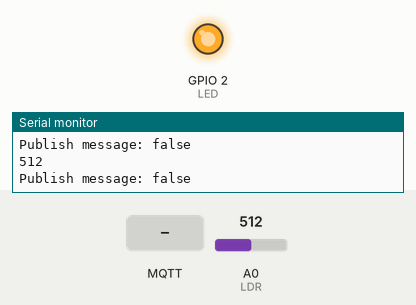
Bench run of a sketch on a simulated ESP8266 (NodeMCU). Parts: output pins drawn as LEDs (lit = HIGH), the last lines printed to the serial monitor. The test bench sets the inputs (shaded band); at power-on: A0 (LDR) = 512. WiFi joins after 1.5 s; servers stay silent unless stated; random numbers use the default seed unless the sketch sets one; no MQTT or app messages arrive unless stated.

Above: at 2.7 s.
2.8 s: A0 (LDR) set to 528
At 3.3 s:
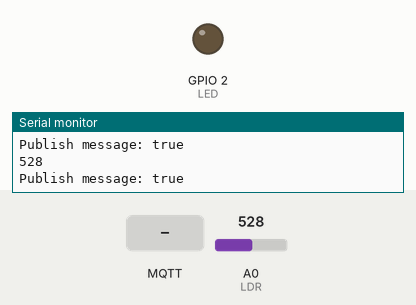
5.8 s: MQTT message "0" arrives on the first subscribed topic
8.8 s: A0 (LDR) set to 511
At 10.2 s:
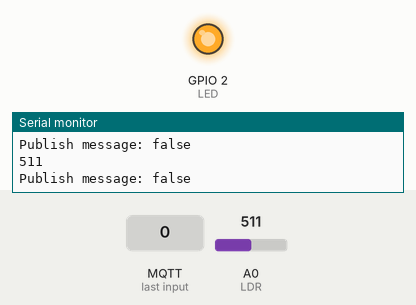
11.8 s: A0 (LDR) set to 716
At 13.2 s:
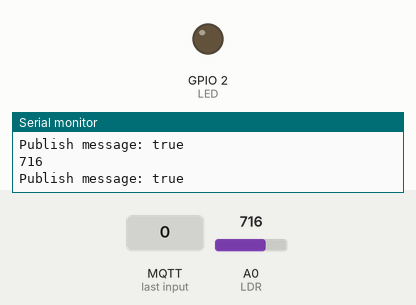
Timing chart, 0 to 14.3 s (numbered marks = the images above; inputs shaded):
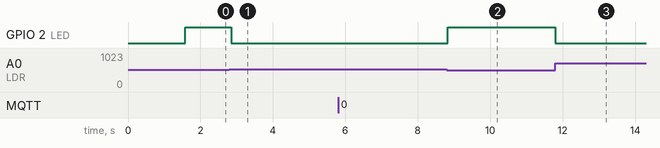

The sketch:

light_sensor_simple.ino
```cpp
// via: https://www.roboter-bausatz.de/projekte/lichtsensor-fotowiderstand-mit-arduino-auslesen

#include <ESP8266WiFi.h>
#include <PubSubClient.h>

const char* ssid = "PLACEHOLDER";
const char* password = "PLACEHOLDER";
const char* mqtt_server = "PLACEHOLDER";

WiFiClient espClient;
PubSubClient client(espClient);
unsigned long lastMsg = 0;
#define MSG_BUFFER_SIZE	(50)
char msg[MSG_BUFFER_SIZE];
int value = 0;


int LDR = A0; // Analoger Pin als LDR Eingang
int LED = 2; // LED-Pin
int sensorWert = 0; // Variable für den Sensorwert mit 0 als Startwert


void setup_wifi() {

  delay(10);
  // We start by connecting to a WiFi network
  Serial.println();
  Serial.print("Connecting to ");
  Serial.println(ssid);

  WiFi.mode(WIFI_STA);
  WiFi.begin(ssid, password);

  while (WiFi.status() != WL_CONNECTED) {
    delay(500);
    Serial.print(".");
  }

  randomSeed(micros());

  Serial.println("");
  Serial.println("WiFi connected");
  Serial.println("IP address: ");
  Serial.println(WiFi.localIP());
}

void callback(char* topic, byte* payload, unsigned int length) {
  Serial.print("Message arrived [");
  Serial.print(topic);
  Serial.print("] ");
  for (int i = 0; i < length; i++) {
    Serial.print((char)payload[i]);
  }
  Serial.println();

  // Switch on the LED if an 1 was received as first character
  if ((char)payload[0] == '1') {
    // 2 or BUILTIN_LED
    digitalWrite(2, LOW);   // Turn the LED on (Note that LOW is the voltage level
    // but actually the LED is on; this is because
    // it is active low on the ESP-01)
  } else {
    digitalWrite(2, HIGH);  // Turn the LED off by making the voltage HIGH
  }

}

void reconnect() {
  // Loop until we're reconnected
  while (!client.connected()) {
    Serial.print("Attempting MQTT connection...");
    // Create a random client ID
    String clientId = "ESP8266Client-";
    clientId += String(random(0xffff), HEX);
    // Attempt to connect
    if (client.connect(clientId.c_str(), "PLACEHOLDER", "PLACEHOLDER")) {
      Serial.println("connected");
      // Once connected, publish an announcement...
      client.publish("motionSensor1", "hello world");
      // ... and resubscribe
      client.subscribe("inTopic");
    }
    else {
      Serial.print("failed, rc=");
      Serial.print(client.state());
      Serial.println(" try again in 5 seconds");
      // Wait 5 seconds before retrying
      delay(5000);
    }
  }
}

void setup() {
  Serial.begin(9600);
  pinMode (LED, OUTPUT);
  setup_wifi();
    client.setServer(mqtt_server, 1883);
    client.setCallback(callback);
}

void loop() {

  if (!client.connected()) {
    reconnect();
  }
  client.loop();

  sensorWert = analogRead(LDR); //
  Serial.println(sensorWert); //Ausgabe am Serial-Monitor.

  if (sensorWert > 512 ) { // Wenn der Schwellenwert 512 überschritten wird, soll die LED leuchten
    digitalWrite(LED, LOW);
    client.publish("lightSensor1", "true");
    Serial.println("Publish message: true"); // LED an
  }
// ansonsten...
  else {
    digitalWrite(LED, HIGH);
    client.publish("lightSensor1", "false");
    Serial.println("Publish message: false"); // LED aus
    delay (50);
  }
}
```

Measured:
- the behaviour switches between 512 and 513 on A0 (LDR) (found by bisection; images 0 and 1)
- after the input at 2.8 s, GPIO 2 (LED): HIGH → LOW after 0.05 s
- after the input at 8.8 s, GPIO 2 (LED): LOW → HIGH at once
- after the input at 11.8 s, GPIO 2 (LED): HIGH → LOW at once
